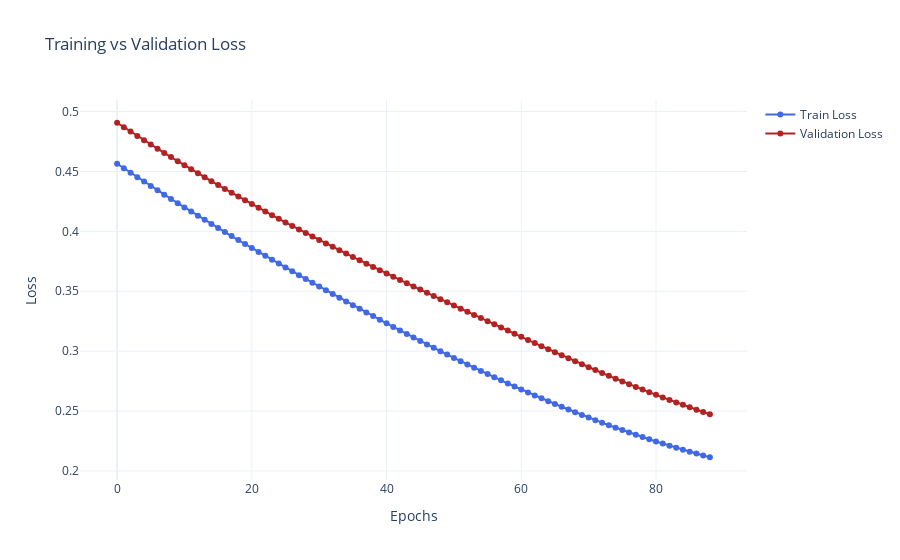

Notebook cell for this chart:
### Markdown cell above
- **Huber Loss (β = 1)**  
  - **Test MSE:** 0.4108  
  - **Test MAE:** 0.5289

### Code cell
model = Network(input_features=tensor_x_train.shape[1], hidden_size1= 32, output_size=1)
train_model(model, tensor_x_train, tensor_y_train, tensor_x_val, tensor_y_val, epochs=100,loss_type='huber',optimizer_type='adam', beta_huber=1)
test_model(model,tensor_x_test, tensor_y_test )
